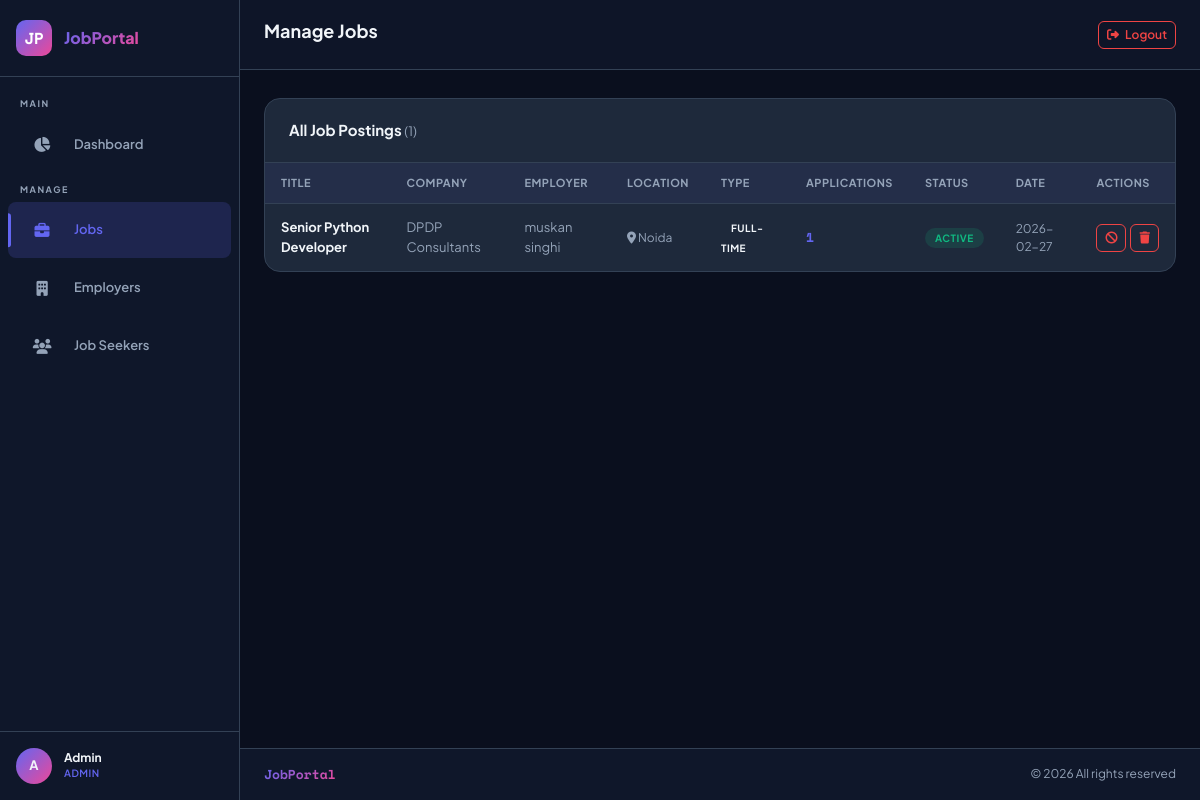
Page /admin/jobs (signed in) on the committed database.
### tables this page shows
CREATE TABLE jobs (
            id INTEGER PRIMARY KEY AUTOINCREMENT,
            employer_id INTEGER NOT NULL,
            title TEXT NOT NULL,
            company TEXT NOT NULL,
            location TEXT NOT NULL,
            job_type TEXT NOT NULL,
            salary TEXT,
            description TEXT NOT NULL,
            requirements TEXT,
            is_active INTEGER DEFAULT 1,
            created_at DATETIME DEFAULT CURRENT_TIMESTAMP,
            FOREIGN KEY (employer_id) REFERENCES users(id)
        );

### app.py (the view)
@app.route('/admin/jobs')
@role_required('admin')
def admin_jobs():
    db = get_db()
    jobs = db.execute('SELECT j.*, u.name as employer_name, COUNT(a.id) as app_count FROM jobs j JOIN users u ON j.employer_id=u.id LEFT JOIN applications a ON j.id=a.job_id GROUP BY j.id ORDER BY j.created_at DESC').fetchall()
    return render_template('admin/jobs.html', jobs=jobs)

### app.py (called while the page is built)
def role_required(*roles):
    def decorator(f):
        @wraps(f)
        def decorated(*args, **kwargs):
            if 'user_id' not in session:
                return redirect(url_for('login'))
            if session.get('role') not in roles:
                flash('Access denied.', 'danger')
                return redirect(url_for('dashboard'))
            return f(*args, **kwargs)
        return decorated
    return decorator

### database.py (called while the page is built)
def get_db():
    from flask import g
    if 'db' not in g:
        g.db = sqlite3.connect(DATABASE)
        g.db.row_factory = sqlite3.Row
        g.db.execute('PRAGMA foreign_keys = ON')
    return g.db

### templates/admin/jobs.html (shortened to what this page needs)
{% extends "base.html" %}
{% block page_title %}Manage Jobs{% endblock %}
{% block content %}
<div class="data-card">
    <div class="data-card-header">
        <span class="data-card-title">All Job Postings <span style="color:#94a3b8; font-size:13px; font-weight:400;">({{ jobs|length }})</span></span>
    </div>
    <div class="table-responsive">
        <table class="custom-table">
            <thead>
                <tr>
                    <th>Title</th>
                    <th>Company</th>
                    <th>Employer</th>
                    <th>Location</th>
                    <th>Type</th>
                    <th>Applications</th>
                    <th>Status</th>
                    <th>Date</th>
                    <th>Actions</th>
                </tr>
            </thead>
            <tbody>
                {% if jobs %}
                {% for job in jobs %}
                <tr>
                    <td><strong style="font-size:13px;">{{ job.title }}</strong></td>
                    <td style="color:#94a3b8;">{{ job.company }}</td>
                    <td style="color:#94a3b8;">{{ job.employer_name }}</td>
                    <td style="color:#94a3b8; font-size:12px;"><i class="fas fa-map-marker-alt"></i> {{ job.location }}</td>
                    <td><span class="badge-role type-{{ job.job_type|replace(' ','') }}">{{ job.job_type }}</span></td>
                    <td>
                        <span style="font-family:'Space Mono',monospace; font-weight:700; color:#6366f1;">{{ job.app_count }}</span>
                    </td>
                    <td>
                        {% if job.is_active %}
                        <span class="badge-role badge-active">Active</span>
                        {% else %}
                        <span class="badge-role badge-inactive">Inactive</span>
                        {% endif %}
                    </td>
                    <td style="color:#94a3b8; font-size:12px;">{{ job.created_at[:10] }}</td>
                    <td>
                        <div class="d-flex gap-1">
                            <form method="POST" action="{{ url_for('admin_toggle_job', job_id=job.id) }}" class="d-inline">
                                <button type="submit" class="btn btn-sm {% if job.is_active %}btn-outline-danger{% else %}btn-outline-success{% endif %}">
                                    {% if job.is_active %}<i class="fas fa-ban"></i>{% else %}<i class="fas fa-check"></i>{% endif %}
                                </button>
                            </form>
                            <form method="POST" action="{{ url_for('admin_delete_job', job_id=job.id) }}" class="d-inline"
                                  onsubmit="return confirm('Delete this job?')">
                                <button type="submit" class="btn btn-sm btn-outline-danger"><i class="fas fa-trash"></i></button>
                            </form>
                        </div>
                    </td>
                </tr>
                {% endfor %}
                {% else %}
                <tr><td colspan="9"><div class="empty-state"><i class="fas fa-briefcase"></i><p>No jobs posted yet</p></div></td></tr>
                {% endif %}
            </tbody>
        </table>
    </div>
</div>
{% endblock %}

### templates/base.html (style rules this page uses)
:root { --sidebar-width: 240px; --sidebar-collapsed: 68px; --primary: #0f172a; --accent: #6366f1; --accent2: #ec4899; --surface: #1e293b; --surface2: #0f172a; --text: #f1f5f9; --text-muted: #94a3b8; --border: #334155; --card-bg: #1e293b; --success: #10b981; --warning: #f59e0b; --danger: #ef4444; --transition: 0.25s cubic-bezier(0.4,0,0.2,1); }
* { box-sizing: border-box; }
body { font-family: 'Plus Jakarta Sans', sans-serif; background: #0a0f1e; color: var(--text); min-height: 100vh; overflow-x: hidden; }
.data-card { background: var(--card-bg); border: 1px solid var(--border); border-radius: 16px; overflow: hidden; }
.data-card-header { padding: 20px 24px; border-bottom: 1px solid var(--border); display: flex; align-items: center; justify-content: space-between; }
.data-card-title { font-size: 15px; font-weight: 700; }
.custom-table { width: 100%; border-collapse: collapse; }
.custom-table th { background: rgba(99,102,241,0.08); padding: 12px 16px; font-size: 11px; font-weight: 700; text-transform: uppercase; letter-spacing: 0.5px; color: var(--text-muted); border-bottom: 1px solid var(--border); text-align: left; }
.custom-table td { padding: 14px 16px; font-size: 13px; border-bottom: 1px solid rgba(51,65,85,0.5); vertical-align: middle; }
.custom-table tr:last-child td { border-bottom: none; }
.badge-role { padding: 4px 10px; border-radius: 20px; font-size: 10px; font-weight: 700; text-transform: uppercase; letter-spacing: 0.5px; }
.badge-active { background: rgba(16,185,129,0.15); color: var(--success); }
.btn-sm { border-radius: 6px !important; font-size: 12px !important; font-weight: 600 !important; }
.btn-outline-danger { border-color: var(--danger) !important; color: var(--danger) !important; }

### rows in the picture
jobs: title "Senior Python Developer", company "DPDP Consultants", employer_name "muskan singhi", location "Noida", job_type "FULL-TIME", app_count "1", is_active "ACTIVE", created_at "2026-02-27"

### other values in the picture
{{ session.get('name', 'U')[0].upper() }} "A"
{{ session.get('name', 'User') }} "Admin"
{{ session.get('role', '') }} "ADMIN"
{{ jobs|length }} "1"
